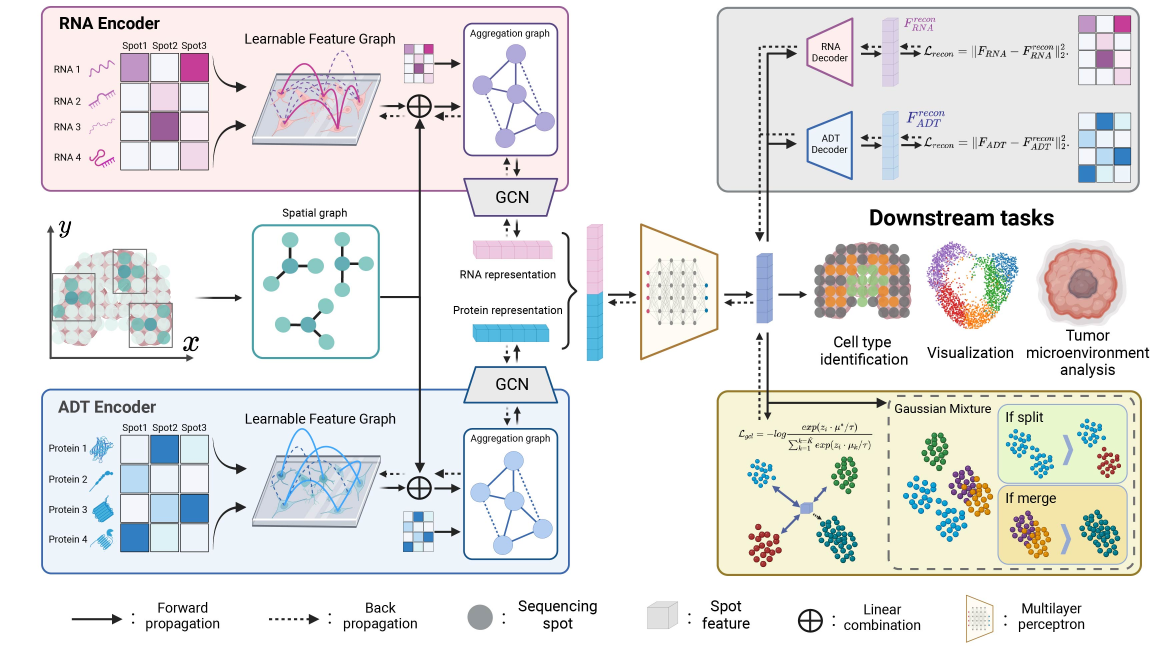
#> input picture benchmark/_myx_Methods/PRAGA/Pic/framework.jpg, 3506 x 1937 px, given in place of fig5a_radar_grid_vertical.png, which was not available (shown at 1/3 size)
$ python compose_figures.py --root ../../_myx_Methods/PRAGA/Pic
#> lines starting #> are read from the running program, lines starting #| are printed output that depends on the picture; pictures that were not available may be replaced by others from this repository, and a replacement may not be noted
#!/usr/bin/env python3
"""
Compose individual plots into publication-ready composite figures (PDF).
Each main figure and ED/supplementary figure → one PDF with panel labels.

Supports --fig2_dataset and --fig3_dataset to generate per-dataset variants.
By default, generates all 7 dataset variants so user can pick the main figure
and send others to supplementary.

Usage:
    python compose_figures.py --root /path/to/SMOBench-CLEAN
    python compose_figures.py --root /path/to/SMOBench-CLEAN --fig2_dataset Human_Tonsils --fig3_dataset Human_Tonsils
    python compose_figures.py --root /path/to/SMOBench-CLEAN --all_datasets
"""

import os
import argparse
import matplotlib
matplotlib.use('Agg')
import matplotlib.pyplot as plt
import matplotlib.image as mpimg
import numpy as np


ALL_DATASETS = [
    'Human_Lymph_Nodes', 'Human_Tonsils',
    'Mouse_Embryos_S1', 'Mouse_Embryos_S2',
    'Mouse_Spleen', 'Mouse_Thymus', 'Mouse_Brain',
]


def add_panel_label(ax, label, x=-0.02, y=1.02, fontsize=20):
    """Add bold panel label (a, b, c...) to axes."""
    ax.text(x, y, label, transform=ax.transAxes,
            fontsize=fontsize, fontweight='bold', va='bottom', ha='right')


def place_img(ax, img_path):
    """Display image in axes, hiding ticks."""
    if not os.path.isfile(img_path):
        ax.text(0.5, 0.5, f'Missing:\n{os.path.basename(img_path)}',
                ha='center', va='center', fontsize=8, transform=ax.transAxes)
        ax.set_facecolor('#f0f0f0')
    else:
        img = mpimg.imread(img_path)
        ax.imshow(img)
    ax.axis('off')


# ---------------------------------------------------------------------------
# Fig 2: Vertical Integration (5 panels: a, b, c, d, e)
# ---------------------------------------------------------------------------
def compose_fig2(plots_dir, out_dir, dataset='Human_Lymph_Nodes'):
    """
    Fig 2: Vertical Integration
      Row 0: (a) Heatmap RNA+ADT — full width
      Row 1: (a cont.) Heatmap RNA+ATAC — full width
      Row 2: (b) SC vs BioC ADT | (c) SC vs BioC ATAC
      Row 3: (d,e) UMAP + Spatial for chosen dataset — full width
    """
    fig = plt.figure(figsize=(16, 28))
    gs = fig.add_gridspec(4, 2, hspace=0.12, wspace=0.08,
                          height_ratios=[3, 3, 2.2, 4])

    # (a) Heatmap RNA+ADT — full width
    ax_a = fig.add_subplot(gs[0, :])
    place_img(ax_a, os.path.join(plots_dir, 'fig2a_vertical_heatmap_RNA+ADT_leiden.png'))
    add_panel_label(ax_a, 'a')

    # (a continued) Heatmap RNA+ATAC — full width
    ax_a2 = fig.add_subplot(gs[1, :])
    place_img(ax_a2, os.path.join(plots_dir, 'fig2a_vertical_heatmap_RNA+ATAC_leiden.png'))

    # (b) SC vs BioC scatter RNA+ADT
    ax_b = fig.add_subplot(gs[2, 0])
    place_img(ax_b, os.path.join(plots_dir, 'fig2b_sc_bioc_RNA_ADT_leiden.png'))
    add_panel_label(ax_b, 'b')

    # (c) SC vs BioC scatter RNA+ATAC
    ax_c = fig.add_subplot(gs[2, 1])
    place_img(ax_c, os.path.join(plots_dir, 'fig2c_sc_bioc_RNA_ATAC_leiden.png'))
    add_panel_label(ax_c, 'c')

    # (d,e) UMAP + spatial for chosen dataset
    ax_de = fig.add_subplot(gs[3, :])
    place_img(ax_de, os.path.join(plots_dir,
              f'fig2de_umap_spatial_{dataset}_leiden.png'))
    add_panel_label(ax_de, 'd')

    out = os.path.join(out_dir, f'Fig2_vertical_{dataset}.pdf')
    fig.savefig(out, dpi=300, bbox_inches='tight', facecolor='white')
    plt.close(fig)
    print(f'  Saved: {out}')


# ---------------------------------------------------------------------------
# Fig 3: Horizontal Integration (6 panels: a, b, c, d, e, f)
# ---------------------------------------------------------------------------
def compose_fig3(plots_dir, out_dir, dataset='Human_Lymph_Nodes'):
    """
    Fig 3: Horizontal Integration
      Row 0: (a) Horizontal heatmap — full width
      Row 1: (b) BER vs BVC ADT | BER vs BVC ATAC
      Row 2: (c) Original spatial BEFORE integration — full width
      Row 3: (d,e) Batch + cluster UMAP AFTER integration — full width
      Row 4: (f) Spatial domain recognition AFTER integration — full width
    """
    fig = plt.figure(figsize=(16, 34))
    gs = fig.add_gridspec(5, 2, hspace=0.10, wspace=0.08,
                          height_ratios=[3, 2.2, 2.5, 4, 4])

    # (a) Horizontal heatmap — full width
    ax_a = fig.add_subplot(gs[0, :])
    place_img(ax_a, os.path.join(plots_dir, 'fig3a_horizontal_heatmap_leiden.png'))
    add_panel_label(ax_a, 'a')

    # (b) BER vs BVC scatter — ADT left, ATAC right
    ax_b1 = fig.add_subplot(gs[1, 0])
    place_img(ax_b1, os.path.join(plots_dir, 'fig3b_ber_bvc_RNA_ADT_leiden.png'))
    add_panel_label(ax_b1, 'b')

    ax_b2 = fig.add_subplot(gs[1, 1])
    place_img(ax_b2, os.path.join(plots_dir, 'fig3c_ber_bvc_RNA_ATAC_leiden.png'))

    # (c) Original spatial BEFORE integration — full width
    ax_c = fig.add_subplot(gs[2, :])
    place_img(ax_c, os.path.join(plots_dir,
              f'fig3c_original_spatial_{dataset}.png'))
    add_panel_label(ax_c, 'c')

    # (d,e) Batch + cluster UMAP AFTER integration — full width
    ax_de = fig.add_subplot(gs[3, :])
    place_img(ax_de, os.path.join(plots_dir,
              f'fig3ef_batch_umap_{dataset}_leiden.png'))
    add_panel_label(ax_de, 'd')

    # (f) Horizontal spatial domain recognition AFTER integration — full width
    ax_f = fig.add_subplot(gs[4, :])
    place_img(ax_f, os.path.join(plots_dir,
              f'fig3ef_umap_spatial_{dataset}_leiden.png'))
    add_panel_label(ax_f, 'f')

    out = os.path.join(out_dir, f'Fig3_horizontal_{dataset}.pdf')
    fig.savefig(out, dpi=300, bbox_inches='tight', facecolor='white')
    plt.close(fig)
    print(f'  Saved: {out}')


# ---------------------------------------------------------------------------
# Fig 4: 3M + Mosaic (left/right layout)
# ---------------------------------------------------------------------------
def compose_fig4(plots_dir, out_dir):
    """
    Fig 4: 3-Modality + Mosaic
      Left column: (a) 3M heatmap on top, (b,c) 3M UMAP+spatial below
      Right column: mosaic 4-subcase
    """
    fig = plt.figure(figsize=(18, 16))
    # Left: 2 rows, Right: 1 row spanning both
    gs = fig.add_gridspec(2, 2, hspace=0.12, wspace=0.10,
                          height_ratios=[1, 2.5], width_ratios=[1, 1.2])

    # (a) 3M heatmap — top left
    ax_a = fig.add_subplot(gs[0, 0])
    place_img(ax_a, os.path.join(plots_dir, 'fig4a_3m_heatmap_leiden.png'))
    add_panel_label(ax_a, 'a')

    # (b,c) 3M UMAP + spatial — bottom left
    ax_bc = fig.add_subplot(gs[1, 0])
    place_img(ax_bc, os.path.join(plots_dir, 'fig4_3m_umap_spatial_leiden.png'))
    add_panel_label(ax_bc, 'b')

    # Right: Mosaic 4-subcase — spans both rows
    ax_right = fig.add_subplot(gs[:, 1])
    place_img(ax_right, os.path.join(plots_dir, 'fig4_mosaic_4subcase_leiden.png'))
    add_panel_label(ax_right, 'd')

    out = os.path.join(out_dir, 'Fig4_3m_mosaic.pdf')
    fig.savefig(out, dpi=300, bbox_inches='tight', facecolor='white')
    plt.close(fig)
    print(f'  Saved: {out}')


# ---------------------------------------------------------------------------
# Fig 5: Robustness & Scalability (3 panels)
# ---------------------------------------------------------------------------
def compose_fig5(plots_dir, out_dir):
    """
    Fig 5: Robustness & Scalability
      Layout: 2 rows × 2 columns
        Left col (~65%): (a) bump charts top, (b) scalability bottom
        Right col (~35%): (c) method guide full height
    """
    fig = plt.figure(figsize=(18, 16))
    gs = fig.add_gridspec(2, 2, hspace=0.15, wspace=0.08,
                          width_ratios=[6.5, 3.5], height_ratios=[1, 1])

    # (a) Bump charts — top-left, split into vertical + horizontal side by side
    ax_a = fig.add_subplot(gs[0, 0])
    # Create a merged image of vertical + horizontal bump charts
    from PIL import Image
    img_v = Image.open(os.path.join(plots_dir, 'fig5a_radar_grid_vertical.png'))
#> img_v is the input picture: PIL image 3506x1937 RGB; mean R, G, B 231.7, 231.5, 230.7
    img_h = Image.open(os.path.join(plots_dir, 'fig5a_radar_grid_horizontal.png'))
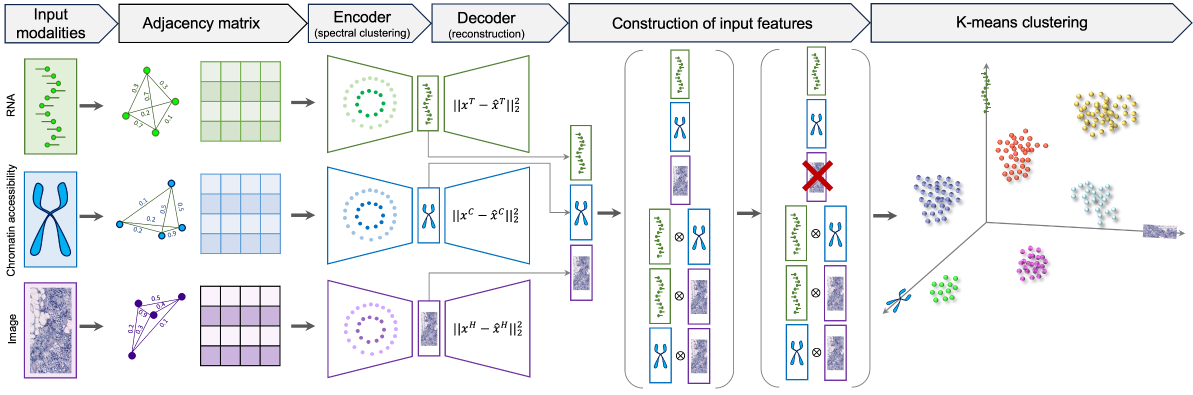
#> input picture benchmark/Methods/MISO/images/workflow.png, 2386 x 790 px, given in place of fig5a_radar_grid_horizontal.png, which was not available (shown at 1/2 size)
#> img_h is the input picture: PIL image 2386x790 RGBA; mean R, G, B, A 236.9, 238.4, 240, 253.4
    # Side by side
    total_w = img_v.width + img_h.width
#> total_w = 5892
    max_h = max(img_v.height, img_h.height)
#> max_h = 1937
    merged = Image.new('RGB', (total_w, max_h), 'white')
#> merged: PIL image 5892x1937 RGB; every value is 255
    merged.paste(img_v, (0, 0))
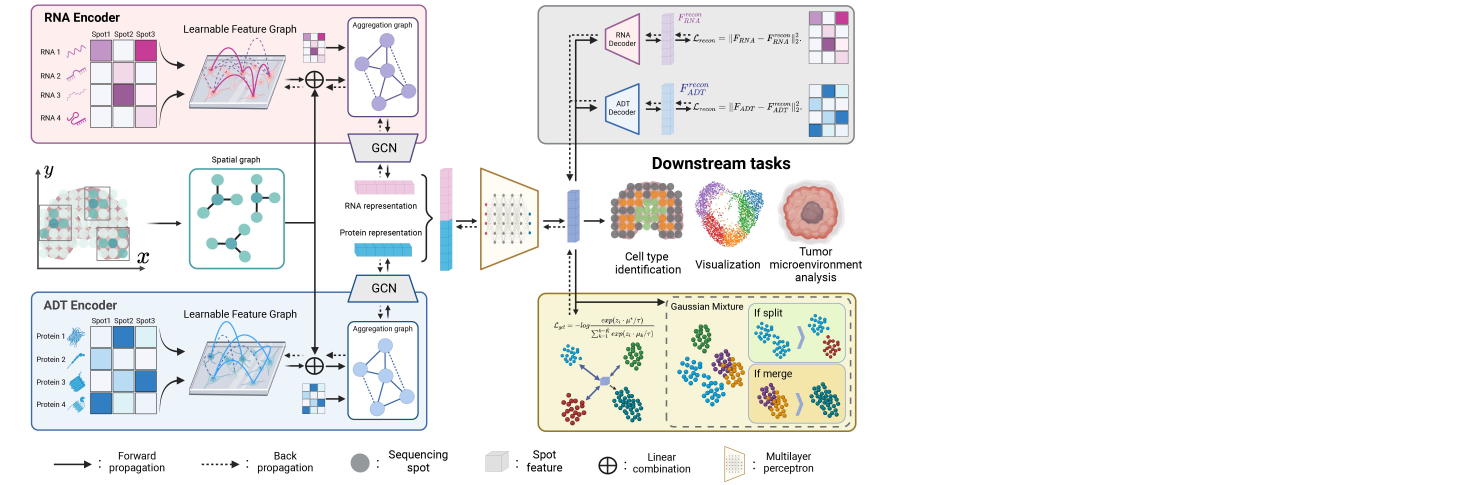
#> merged: PIL image 5892x1937 RGB (shown at 1/4 size); mean R, G, B 241.1, 241, 240.5
    merged.paste(img_h, (img_v.width, 0))
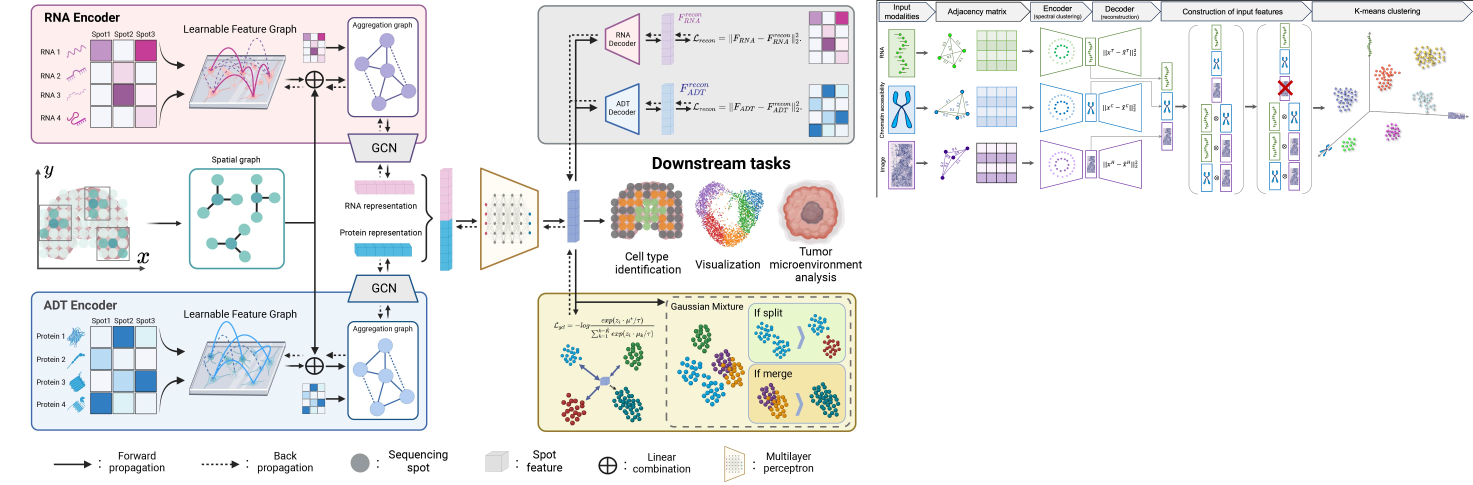
#> merged: PIL image 5892x1937 RGB (shown at 1/4 size); mean R, G, B 238.1, 238.2, 238.1
    import numpy as _np
    ax_a.imshow(_np.array(merged))
    ax_a.axis('off')
    add_panel_label(ax_a, 'a')

    # (b) Scalability — bottom-left
    ax_b = fig.add_subplot(gs[1, 0])
    place_img(ax_b, os.path.join(plots_dir, 'fig5b_scalability_time_memory.png'))
    add_panel_label(ax_b, 'b')

    # (c) Method selection guide — right column, full height
    ax_c = fig.add_subplot(gs[:, 1])
    place_img(ax_c, os.path.join(plots_dir, 'fig5c_method_selection_guide.png'))
    add_panel_label(ax_c, 'c')

    out = os.path.join(out_dir, 'Fig5_robustness_scalability.pdf')
    fig.savefig(out, dpi=300, bbox_inches='tight', facecolor='white')
    plt.close(fig)
    print(f'  Saved: {out}')


# ---------------------------------------------------------------------------
# Extended Data Figures
# ---------------------------------------------------------------------------
def compose_edfig1(plots_dir, out_dir):
    """ED Fig 1: CM-GTC orthogonality — vertical + horizontal."""
    fig = plt.figure(figsize=(16, 7))
    gs = fig.add_gridspec(1, 2, wspace=0.08)

    ax_a = fig.add_subplot(gs[0, 0])
    place_img(ax_a, os.path.join(plots_dir, 'edfig1_cmgtc_orthogonality_vertical.png'))
    add_panel_label(ax_a, 'a')

    ax_b = fig.add_subplot(gs[0, 1])
    place_img(ax_b, os.path.join(plots_dir, 'edfig1_cmgtc_orthogonality_horizontal.png'))
    add_panel_label(ax_b, 'b')

    out = os.path.join(out_dir, 'EDFig1_cmgtc_orthogonality.pdf')
    fig.savefig(out, dpi=300, bbox_inches='tight', facecolor='white')
    plt.close(fig)
    print(f'  Saved: {out}')


def compose_edfig2(plots_dir, out_dir):
    """ED Fig 2: Weight sensitivity — vertical + horizontal."""
    fig = plt.figure(figsize=(16, 7))
    gs = fig.add_gridspec(1, 2, wspace=0.08)

    ax_a = fig.add_subplot(gs[0, 0])
    place_img(ax_a, os.path.join(plots_dir, 'edfig2_weight_sensitivity_vertical.png'))
    add_panel_label(ax_a, 'a')

    ax_b = fig.add_subplot(gs[0, 1])
    place_img(ax_b, os.path.join(plots_dir, 'edfig2_weight_sensitivity_horizontal.png'))
    add_panel_label(ax_b, 'b')

    out = os.path.join(out_dir, 'EDFig2_weight_sensitivity.pdf')
    fig.savefig(out, dpi=300, bbox_inches='tight', facecolor='white')
    plt.close(fig)
    print(f'  Saved: {out}')


def compose_edfig3(plots_dir, out_dir):
    """ED Fig 3: Per-spot CM-GTC spatial — grid of representative slices."""
    slices = [
        'Human_Lymph_Nodes_A1', 'Human_Lymph_Nodes_D1',
        'Human_Tonsils_S1', 'Human_Tonsils_S2',
        'Mouse_Embryos_S1_E11', 'Mouse_Embryos_S1_E15',
        'Mouse_Embryos_S2_E11', 'Mouse_Embryos_S2_E15',
    ]
    n = len(slices)
    ncols = 2
    nrows = (n + ncols - 1) // ncols

    fig = plt.figure(figsize=(16, nrows * 5))
    gs = fig.add_gridspec(nrows, ncols, hspace=0.08, wspace=0.05)

    for idx, sl in enumerate(slices):
        r, c = divmod(idx, ncols)
        ax = fig.add_subplot(gs[r, c])
        path = os.path.join(plots_dir, f'edfig3_cmgtc_spatial_{sl}.png')
        place_img(ax, path)
        if idx == 0:
            add_panel_label(ax, 'a')

    out = os.path.join(out_dir, 'EDFig3_cmgtc_spatial.pdf')
    fig.savefig(out, dpi=300, bbox_inches='tight', facecolor='white')
    plt.close(fig)
    print(f'  Saved: {out}')


def compose_edfig4(plots_dir, out_dir):
    """ED Fig 4: woGT SC vs CM-GTC — scatter + combined."""
    fig = plt.figure(figsize=(16, 12))
    gs = fig.add_gridspec(2, 1, hspace=0.12)

    ax_a = fig.add_subplot(gs[0])
    place_img(ax_a, os.path.join(plots_dir, 'edfig4_wogt_sc_vs_cmgtc_leiden.png'))
    add_panel_label(ax_a, 'a')

    ax_b = fig.add_subplot(gs[1])
    place_img(ax_b, os.path.join(plots_dir, 'edfig4_wogt_combined_leiden.png'))
    add_panel_label(ax_b, 'b')

    out = os.path.join(out_dir, 'EDFig4_wogt_cmgtc.pdf')
    fig.savefig(out, dpi=300, bbox_inches='tight', facecolor='white')
    plt.close(fig)
    print(f'  Saved: {out}')


# ---------------------------------------------------------------------------
# Supplementary: All-dataset grids
# ---------------------------------------------------------------------------
def compose_supp_all_datasets(plots_dir, out_dir, prefix, filename_template,
                              title, out_name):
    """Generic supplementary: 7-dataset grid (7 rows × 1 col)."""
    n = len(ALL_DATASETS)
    fig = plt.figure(figsize=(16, 5 * n))
    gs = fig.add_gridspec(n, 1, hspace=0.06)

    for idx, ds in enumerate(ALL_DATASETS):
        ax = fig.add_subplot(gs[idx])
        path = os.path.join(plots_dir, filename_template.format(ds=ds))
        place_img(ax, path)
        ax.set_ylabel(ds.replace('_', ' '), fontsize=11, rotation=90, labelpad=10)

    fig.suptitle(title, fontsize=14, y=1.005)
    plt.tight_layout()

    out = os.path.join(out_dir, out_name)
    fig.savefig(out, dpi=200, bbox_inches='tight', facecolor='white')
    plt.close(fig)
    print(f'  Saved: {out}')


def compose_supp_fig2de_all(plots_dir, out_dir):
    """Supp: All 7 datasets' vertical UMAP+spatial."""
    compose_supp_all_datasets(
        plots_dir, out_dir, 'fig2de',
        'fig2de_umap_spatial_{ds}_leiden.png',
        'Supplementary: Vertical Integration UMAP + Spatial (All Datasets)',
        'Supp_Fig2de_all_datasets.pdf',
    )


def compose_supp_fig3c_all(plots_dir, out_dir):
    """Supp: All 7 datasets' original spatial."""
    compose_supp_all_datasets(
        plots_dir, out_dir, 'fig3c',
        'fig3c_original_spatial_{ds}.png',
        'Supplementary: Original Spatial Data Before Integration (All Datasets)',
        'Supp_Fig3c_original_spatial_all.pdf',
    )


def compose_supp_fig3de_all(plots_dir, out_dir):
    """Supp: All 7 datasets' horizontal batch UMAP."""
    compose_supp_all_datasets(
        plots_dir, out_dir, 'fig3de',
        'fig3ef_batch_umap_{ds}_leiden.png',
        'Supplementary: Horizontal Batch vs Cluster UMAP (All Datasets)',
        'Supp_Fig3de_batch_umap_all.pdf',
    )


def compose_supp_fig3f_all(plots_dir, out_dir):
    """Supp: All 7 datasets' horizontal spatial domain recognition."""
    compose_supp_all_datasets(
        plots_dir, out_dir, 'fig3f',
        'fig3ef_umap_spatial_{ds}_leiden.png',
        'Supplementary: Horizontal Spatial Domain Recognition (All Datasets)',
        'Supp_Fig3f_horizontal_spatial_all.pdf',
    )


def compose_supp_kendall(plots_dir, out_dir):
    """Supp: Kendall tau clustering sensitivity heatmaps."""
    fig = plt.figure(figsize=(14, 6))
    gs = fig.add_gridspec(1, 2, wspace=0.10)

    ax_a = fig.add_subplot(gs[0, 0])
    place_img(ax_a, os.path.join(plots_dir, 'suppfig3_clustering_tau_vertical.png'))
    add_panel_label(ax_a, 'a')

    ax_b = fig.add_subplot(gs[0, 1])
    place_img(ax_b, os.path.join(plots_dir, 'suppfig3_clustering_tau_horizontal.png'))
    add_panel_label(ax_b, 'b')

    out = os.path.join(out_dir, 'Supp_clustering_sensitivity_kendall.pdf')
    fig.savefig(out, dpi=300, bbox_inches='tight', facecolor='white')
    plt.close(fig)
    print(f'  Saved: {out}')


# ---------------------------------------------------------------------------
# Main
# ---------------------------------------------------------------------------
def main():
    parser = argparse.ArgumentParser(
        description='Compose publication figures from individual plots.')
    parser.add_argument('--root', type=str, required=True)
    parser.add_argument('--fig2_dataset', type=str, default=None,
                        help='Dataset for Fig 2 d/e (default: generate all)')
    parser.add_argument('--fig3_dataset', type=str, default=None,
                        help='Dataset for Fig 3 c/d/e/f (default: generate all)')
    parser.add_argument('--all_datasets', action='store_true',
                        help='Generate Fig 2 and Fig 3 for all 7 datasets')
    parser.add_argument('--skip_supp', action='store_true',
                        help='Skip supplementary figure compositions')
    args = parser.parse_args()

    plots_dir = os.path.join(args.root, '_myx_Results', 'plots')
    out_dir = os.path.join(args.root, '_myx_Results', 'figures_composed')
    os.makedirs(out_dir, exist_ok=True)

    # --- Determine which datasets to compose ---
    if args.all_datasets:
        fig2_datasets = ALL_DATASETS
        fig3_datasets = ALL_DATASETS
    else:
        fig2_datasets = [args.fig2_dataset] if args.fig2_dataset else ALL_DATASETS
        fig3_datasets = [args.fig3_dataset] if args.fig3_dataset else ALL_DATASETS

    # --- Main Figures ---
    print('=== Composing Main Figures ===')

    print('\n--- Fig 2: Vertical Integration ---')
    for ds in fig2_datasets:
        compose_fig2(plots_dir, out_dir, dataset=ds)

    print('\n--- Fig 3: Horizontal Integration ---')
    for ds in fig3_datasets:
        compose_fig3(plots_dir, out_dir, dataset=ds)

    print('\n--- Fig 4: 3M + Mosaic ---')
    compose_fig4(plots_dir, out_dir)

    print('\n--- Fig 5: Robustness & Scalability ---')
    compose_fig5(plots_dir, out_dir)

    # --- ED Figures ---
    print('\n=== Composing ED Figures ===')
    compose_edfig1(plots_dir, out_dir)
    compose_edfig2(plots_dir, out_dir)
    compose_edfig3(plots_dir, out_dir)
    compose_edfig4(plots_dir, out_dir)

    # --- Supplementary Figures ---
    if not args.skip_supp:
        print('\n=== Composing Supplementary Figures ===')
        compose_supp_fig2de_all(plots_dir, out_dir)
        compose_supp_fig3c_all(plots_dir, out_dir)
        compose_supp_fig3de_all(plots_dir, out_dir)
        compose_supp_fig3f_all(plots_dir, out_dir)
        compose_supp_kendall(plots_dir, out_dir)

    print(f'\n=== All composed figures saved to: {out_dir} ===')


if __name__ == '__main__':
    main()
